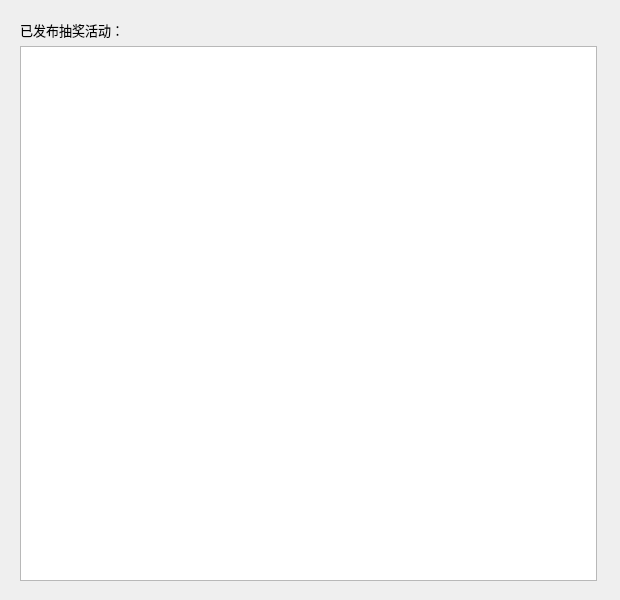
<?xml version="1.0" encoding="UTF-8"?>
<ui version="4.0">
 <class>Form</class>
 <widget class="QWidget" name="Form">
  <property name="geometry">
   <rect>
    <x>0</x>
    <y>0</y>
    <width>620</width>
    <height>600</height>
   </rect>
  </property>
  <property name="windowTitle">
   <string>Form</string>
  </property>
  <widget class="QWidget" name="layoutWidget">
   <property name="geometry">
    <rect>
     <x>20</x>
     <y>20</y>
     <width>581</width>
     <height>561</height>
    </rect>
   </property>
   <layout class="QVBoxLayout" name="verticalLayout">
    <property name="rightMargin">
     <number>4</number>
    </property>
    <item>
     <widget class="QLabel" name="label">
      <property name="font">
       <font>
        <family>宋体</family>
        <pointsize>10</pointsize>
        <weight>50</weight>
        <bold>false</bold>
       </font>
      </property>
      <property name="text">
       <string>已发布抽奖活动：</string>
      </property>
     </widget>
    </item>
    <item>
     <widget class="QTableView" name="tableView"/>
    </item>
    <item>
     <layout class="QHBoxLayout" name="horizontalLayout"/>
    </item>
   </layout>
  </widget>
 </widget>
 <resources/>
 <connections/>
</ui>
